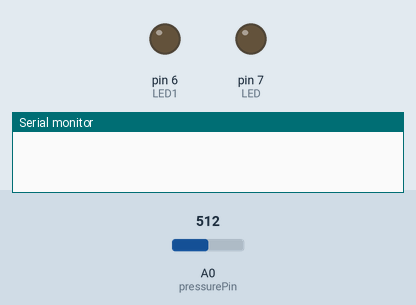
Bench run of a sketch on a simulated Arduino Uno, built with avr-gcc and run on an emulated ATmega328P. Parts: output pins drawn as LEDs (lit = HIGH), the last lines printed to the serial monitor. The inputs (shaded band) are chosen by the test bench; at power-on: A0 (pressurePin) = 512. The modem accepts every AT command (registered, SIM ready, sends succeed) and sends nothing else.

Above: at 0.1 s.
At 2.2 s:
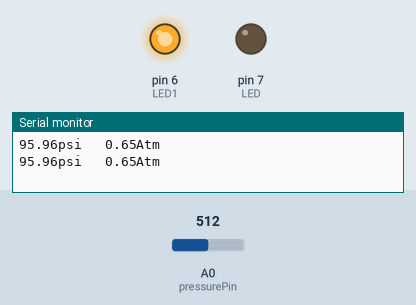
2.3 s: A0 (pressurePin) set to 781
5.2 s: A0 (pressurePin) set to 806
At 8.4 s:
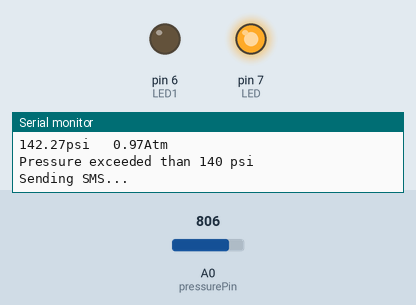
Timing chart, 0 to 9.9 s (numbered marks = the images above; inputs shaded):
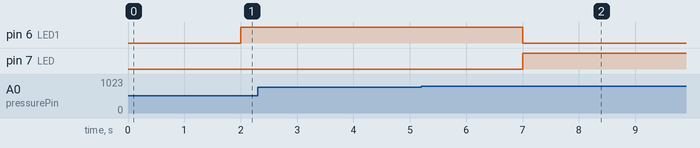

Measured:
- the behaviour switches between 791 and 792 on A0 (pressurePin) (found by bisection; images 1 and 2)
- after the input at 5.2 s, pin 6 (LED1): HIGH → LOW after 1.8 s; pin 7 (LED): LOW → HIGH after 1.8 s

The sketch:

sketch_tyre__.ino
```cpp
#include <SoftwareSerial.h>

SoftwareSerial sim800l(0, 1);

#define LED 7
#define LED1 6

//pressure:
#define kpa2atm 0.00986923267

// pin defs
int pressurePin = 0;

// variables
int val;
float pkPa; // pressure in kPa
float pAtm; // pressure in Atm
float pres;

unsigned long time;


void setup()
{

  pinMode(LED, OUTPUT); //The button is always on HIGH level, when pressed it goes LOW
  pinMode(LED1, OUTPUT);

  sim800l.begin(9600);   //Module baude rate, this is on max
  Serial.begin(9600);
  delay(1000);
}

void loop()
{
  /* get the pressure */
  val = analogRead(pressurePin);
  pkPa = ((float)val/(float)1023+0.095)/0.009;
  pAtm = kpa2atm*pkPa;
  pres=((pkPa*0.101972)*98.0665)/6.895;

  /* send pressure to serial port */
  Serial.print(pres);
  Serial.print("psi   ");
  Serial.print(pAtm);
  Serial.println("Atm   ");
  delay(1000);

  //////////////////////////////////////////////////////////////////////////////

  if (pres >= 140) {
    digitalWrite(LED, HIGH);
    digitalWrite(LED1, LOW);
    Serial.println("\nPressure exceeded than 140 psi");   //Shows this message on the serial monitor
    delay(200);                                           //Small delay to avoid detecting the variable pressure

    SendSMS1();                                           //function is called


 } else{
    digitalWrite(LED, LOW);
    digitalWrite(LED1, HIGH);
 }

  if (sim800l.available()){                        //Displays on the serial monitor if there's a communication from the module
    Serial.write(sim800l.read());
  }
}


void SendSMS1()
  {

    Serial.println("\nSending SMS...");            //Show this message on serial monitor
    sim800l.print("AT+CMGF=1\r");                  //Set the module to SMS mode
    delay(100);
    sim800l.print("AT+CMGS=\"+919969459522\"\r");  //Your phone number with country code
    delay(500);
    sim800l.print("Welcome APML");                 //text to send to the phone number
    delay(500);
    sim800l.print((char)26);                       // (required according to the datasheet)
    delay(500);
    sim800l.println();
    Serial.println("Pressure is above 140 psi");
    delay(500);

  }
```
